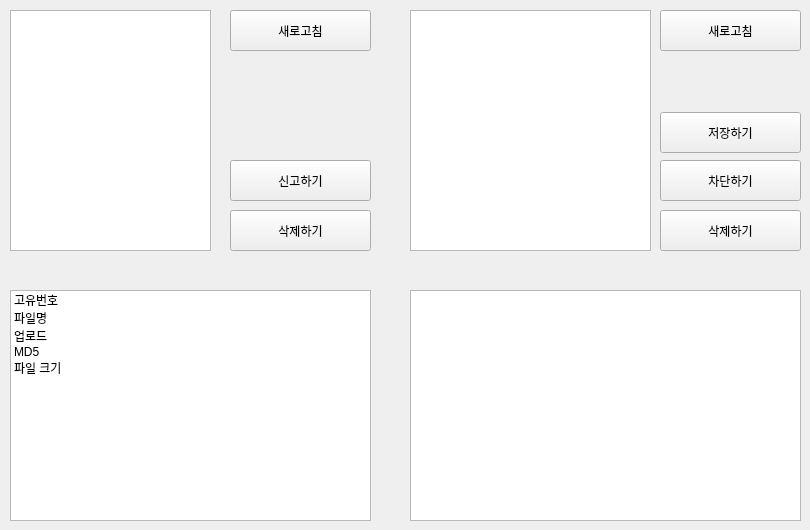
<?xml version="1.0" encoding="UTF-8"?>
<ui version="4.0">
 <class>MainWindow</class>
 <widget class="QMainWindow" name="MainWindow">
  <property name="geometry">
   <rect>
    <x>0</x>
    <y>0</y>
    <width>810</width>
    <height>530</height>
   </rect>
  </property>
  <property name="windowTitle">
   <string>MainWindow</string>
  </property>
  <property name="animated">
   <bool>true</bool>
  </property>
  <widget class="QWidget" name="centralwidget">
   <widget class="QPushButton" name="fileRefresh">
    <property name="geometry">
     <rect>
      <x>230</x>
      <y>10</y>
      <width>141</width>
      <height>41</height>
     </rect>
    </property>
    <property name="text">
     <string>새로고침</string>
    </property>
   </widget>
   <widget class="QPushButton" name="fileDelete">
    <property name="geometry">
     <rect>
      <x>230</x>
      <y>210</y>
      <width>141</width>
      <height>41</height>
     </rect>
    </property>
    <property name="text">
     <string>삭제하기</string>
    </property>
   </widget>
   <widget class="QListWidget" name="fileStatus">
    <property name="geometry">
     <rect>
      <x>10</x>
      <y>290</y>
      <width>361</width>
      <height>231</height>
     </rect>
    </property>
    <item>
     <property name="text">
      <string>고유번호</string>
     </property>
    </item>
    <item>
     <property name="text">
      <string>파일명</string>
     </property>
    </item>
    <item>
     <property name="text">
      <string>업로드</string>
     </property>
    </item>
    <item>
     <property name="text">
      <string>MD5</string>
     </property>
    </item>
    <item>
     <property name="text">
      <string>파일 크기</string>
     </property>
    </item>
   </widget>
   <widget class="QListWidget" name="reportList">
    <property name="geometry">
     <rect>
      <x>410</x>
      <y>10</y>
      <width>241</width>
      <height>241</height>
     </rect>
    </property>
   </widget>
   <widget class="QPushButton" name="reportDelete">
    <property name="geometry">
     <rect>
      <x>660</x>
      <y>210</y>
      <width>141</width>
      <height>41</height>
     </rect>
    </property>
    <property name="text">
     <string>삭제하기</string>
    </property>
   </widget>
   <widget class="QPushButton" name="reportRefresh">
    <property name="geometry">
     <rect>
      <x>660</x>
      <y>10</y>
      <width>141</width>
      <height>41</height>
     </rect>
    </property>
    <property name="text">
     <string>새로고침</string>
    </property>
   </widget>
   <widget class="QPlainTextEdit" name="reportContent">
    <property name="geometry">
     <rect>
      <x>410</x>
      <y>290</y>
      <width>391</width>
      <height>231</height>
     </rect>
    </property>
   </widget>
   <widget class="QListWidget" name="fileList">
    <property name="geometry">
     <rect>
      <x>10</x>
      <y>10</y>
      <width>201</width>
      <height>241</height>
     </rect>
    </property>
   </widget>
   <widget class="QLabel" name="reportStatus">
    <property name="geometry">
     <rect>
      <x>415</x>
      <y>270</y>
      <width>381</width>
      <height>21</height>
     </rect>
    </property>
    <property name="text">
     <string/>
    </property>
   </widget>
   <widget class="QPushButton" name="reportBan">
    <property name="geometry">
     <rect>
      <x>660</x>
      <y>160</y>
      <width>141</width>
      <height>41</height>
     </rect>
    </property>
    <property name="text">
     <string>차단하기</string>
    </property>
   </widget>
   <widget class="QPushButton" name="reportSave">
    <property name="geometry">
     <rect>
      <x>660</x>
      <y>112</y>
      <width>141</width>
      <height>41</height>
     </rect>
    </property>
    <property name="text">
     <string>저장하기</string>
    </property>
   </widget>
   <widget class="QPushButton" name="fileReport">
    <property name="geometry">
     <rect>
      <x>230</x>
      <y>160</y>
      <width>141</width>
      <height>41</height>
     </rect>
    </property>
    <property name="text">
     <string>신고하기</string>
    </property>
   </widget>
  </widget>
 </widget>
 <resources/>
 <connections/>
</ui>
